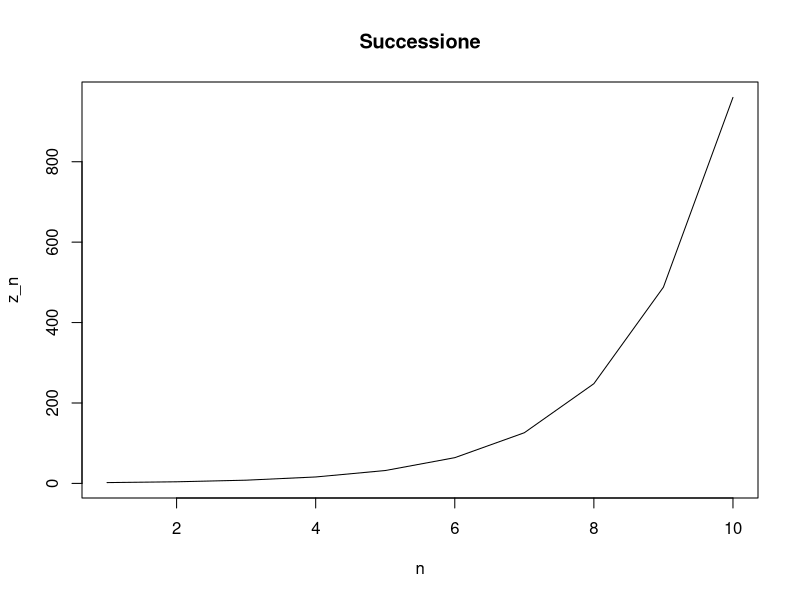
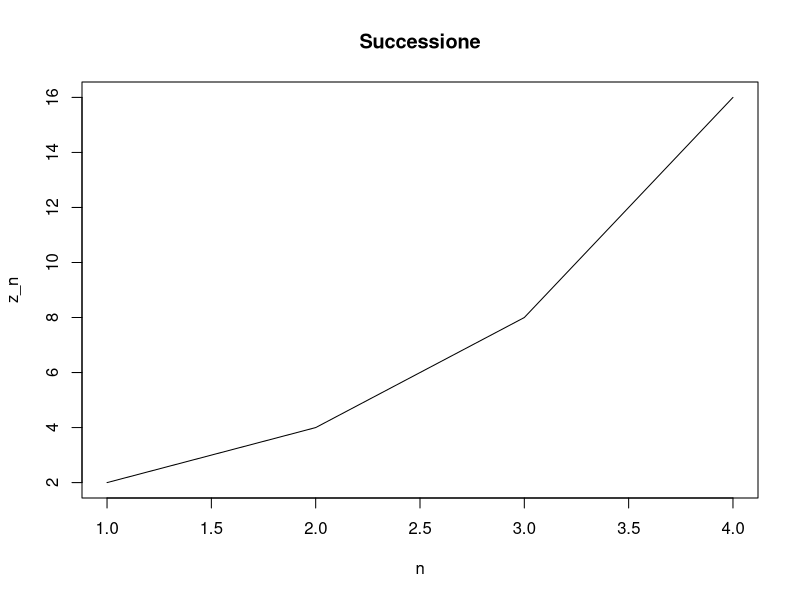

The R source for these figures, in order:
## ---- chunk 1
# Definizione della sequenza iniziale
z <- c(3,6,7,9,2)

# Numero di elementi nella sequenza iniziale
n <- length(z)

# Numero di elementi da generare
m <- 10

# Creazione di un nuovo vettore che esclude il primo elemento della sequenza originale
z_new <- z[-1]

# Generazione dei m elementi successivi utilizzando l'equazione fornita
for (i in 1:m) {
  z_new[i] <- sum(z_new[(i-1):max(i-n,0)]) + z[n]
}

# Stampa della sequenza generata
cat("Sequenza generata:\n")
cat(z_new, "\n")

# Creazione del grafico della sequenza generata
plot(z_new, type = "l", xlab = "n", ylab = "z_n", main = "Successione")

## ---- chunk 2
# Definiamo la serie
serie <- c(2, 4, 8, 16, 32)

# Inizializziamo il vettore delle derivate
derivate <- numeric(length(serie)-1)

# Calcoliamo le derivate
for (i in 1:(length(serie)-1)) {
  derivate[i] <- (serie[i+1] - serie[i])/(i+1 - i)
}

# Stampiamo le derivate
cat("Derivate calcolate:")
cat(derivate, "\n")

# Creazione del grafico della sequenza generata
plot(derivate, type = "l", xlab = "n", ylab = "z_n", main = "Successione")

